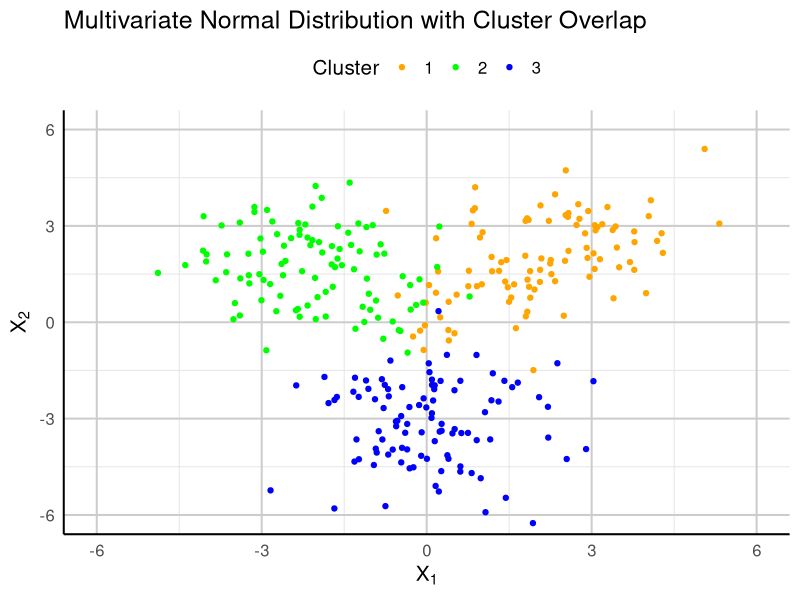
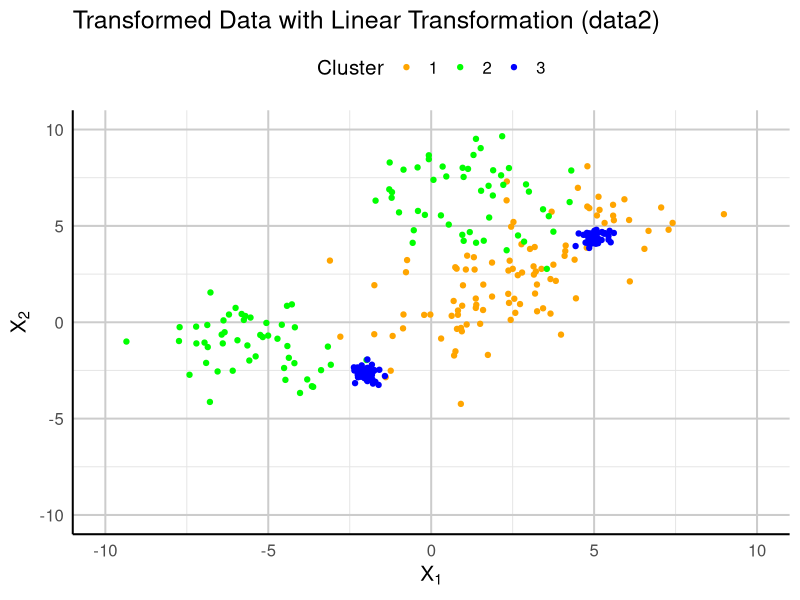
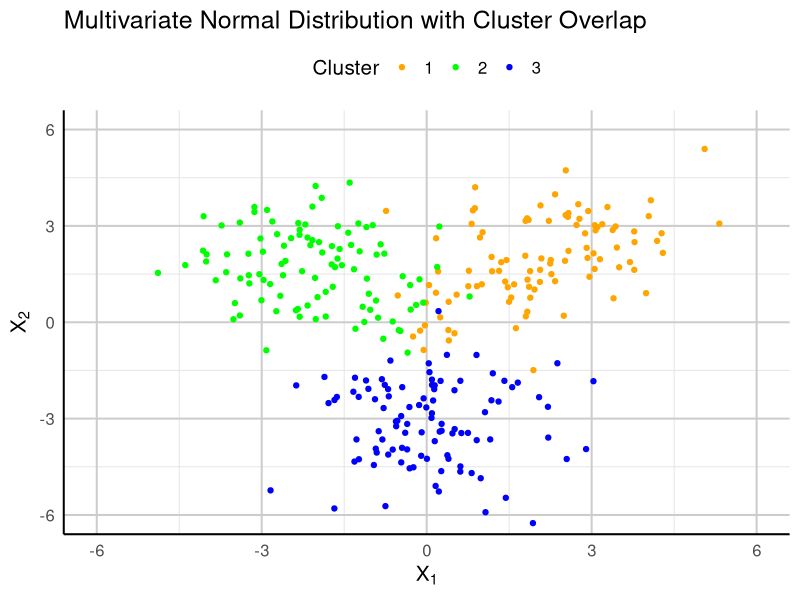
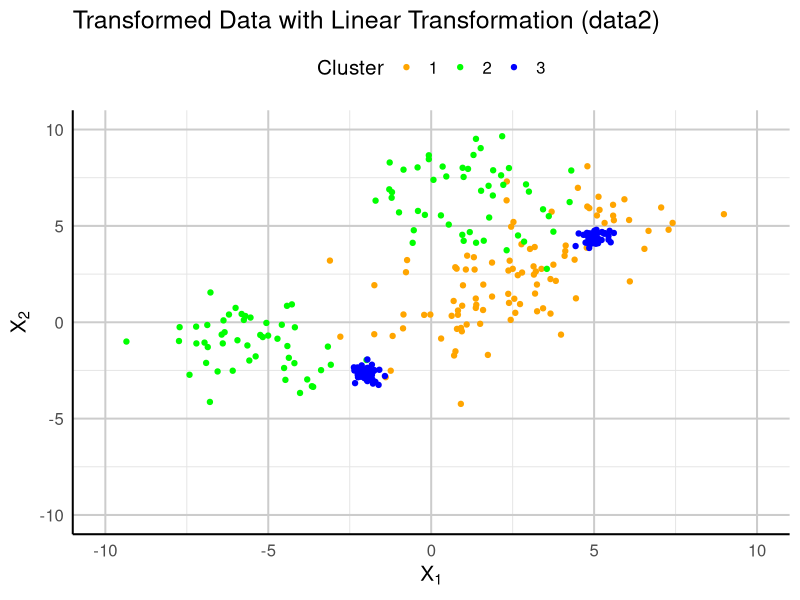

The R source for these figures, in order: (Note: a time limit stopped this script after it produced the figures.)
# 시뮬레이션 결과를 저장할 폴더 이름 설정

base_path = "C:/Users/simulation/results"
simulation_id <- format(Sys.time(), "%H시 %M분 %S초") # 날짜 기반 폴더 이름 생성
save_path <- file.path(base_path, simulation_id)

# 폴더가 없으면 생성
if (!dir.exists(save_path)) {
  dir.create(save_path, recursive = TRUE)
}


# Function
rand.index <- function(true_labels, predicted_labels) {
  if (length(true_labels) != length(predicted_labels)) {
    stop("The length of the two label vectors must be the same.")
  }
  
  contingency_table <- table(true_labels, predicted_labels)
  
  a <- sum(choose(contingency_table, 2))
  b <- sum(choose(rowSums(contingency_table), 2)) - a
  c <- sum(choose(colSums(contingency_table), 2)) - a
  d <- choose(sum(contingency_table), 2) - (a + b + c)
  
  rand_index <- (a + d) / (a + b + c + d)
  return(rand_index)
}

try = function(dat1, dat2, itrN = 500, K=4, k_near=5){
  dat1_cl = kmeans(dat1, K)$cluster
  dat2_cl = kmeans(dat2, K)$cluster
  
  N = nrow(dat1)
  
  # calculate pairwise distance for both datasets
  dat1_dist = as.matrix(dist(dat1))
  dat2_dist = as.matrix(dist(dat2))
  
  # calculate the total distance for an observation  
  tot_dist1 = apply(dat1_dist,2,sum)
  tot_dist2 = apply(dat2_dist,2,sum)
  
  diag(dat1_dist) = NA
  diag(dat2_dist) = NA
  
  # a function that outputs the indices of k_near (number) closest neighbors
  k_near_take = function(x, k_near){
    order(x)[1:k_near]
  }
  
  dat1_near_mat = apply(dat1_dist, 2, k_near_take, k_near)
  dat2_near_mat = apply(dat2_dist, 2, k_near_take, k_near)
  
  rand1 = rep(NA, itrN)
  rand2 = rep(NA, itrN)
  
  # generate itrN number of permutation samples
  for (itr in 1:itrN){
    new_dat1 = dat1
    new_dat2 = dat2
    
    TF_ind = sample(c(T,F), size=N, replace=T)
    
    for (i in 1:N){
      if (TF_ind[i]){
        
        mix_coef1 = dat1_dist[i,dat1_near_mat[,i]]
        mix_coef1 = mix_coef1/sum(mix_coef1)
        mix_coef2 = dat2_dist[i,dat2_near_mat[,i]]
        mix_coef2 = mix_coef2/sum(mix_coef2)
        
        new_dat2_point = apply(mix_coef1*dat2[dat1_near_mat[,i],],2,sum) 
        new_dat1_point = apply(mix_coef2*dat1[dat2_near_mat[,i],],2,sum) 
        
        new_dat1[i,] = new_dat1_point
        new_dat2[i,] = new_dat2_point
        
      } 
    }
    
    new_cl_dat1 = kmeans(new_dat1, K)
    new_cl_dat2 = kmeans(new_dat2, K)
    
    rand1[itr] = rand.index(new_cl_dat1$cluster, dat2_cl)
    rand2[itr] = rand.index(new_cl_dat2$cluster, dat1_cl)
  }
  
  return(list(ri1= rand1, ri2=rand2, rf= rand.index(dat2_cl, dat1_cl)))
}

# Load libraries
library(MASS)
library(ggplot2)
library(progress)

# Setting seed
set.seed(241007)

# Define centroids (mean vectors)
mu1 <- c(2, 2)
mu2 <- c(-2, 2)
mu3 <- c(0, -3)

# Adjusted covariance matrices for more overlap
cov1 <- matrix(c(1.5, 0.6, 0.6, 1.5), nrow = 2)
cov2 <- matrix(c(1.5, -0.4, -0.4, 1.5), nrow = 2)
cov3 <- matrix(c(1.5, 0.3, 0.3, 1.5), nrow = 2)

# Sampling 100 data points ~ MultiNormal dist for each centroid
cluster1 <- mvrnorm(100, mu = mu1, Sigma = cov1)
cluster2 <- mvrnorm(100, mu = mu2, Sigma = cov2)
cluster3 <- mvrnorm(100, mu = mu3, Sigma = cov3)

# Combine the data into a single data frame for ggplot
dat1 <- data.frame(
  X1 = c(cluster1[,1], cluster2[,1], cluster3[,1]),
  X2 = c(cluster1[,2], cluster2[,2], cluster3[,2]),
  Cluster = factor(rep(1:3, each = 100))
)

# Define colors for clusters
cluster_colors <- c("orange", "green", "blue")

# Create the ggplot
p <- ggplot(dat1, aes(x = X1, y = X2, color = Cluster)) +
  geom_point(size = 1.5) +
  scale_color_manual(values = cluster_colors) +
  labs(x = expression(X[1]), y = expression(X[2]), title = "Multivariate Normal Distribution with Cluster Overlap") +
  theme_minimal(base_size = 15) +
  theme(
    panel.grid.major = element_line(color = "grey80", linetype = "solid"),
    panel.grid.minor = element_line(color = "grey90", linetype = "solid"),
    axis.line = element_line(color = "black"),
    legend.position = "top"
  ) +
  coord_cartesian(xlim = c(-6, 6), ylim = c(-6, 6))

# Display plot
p

ggsave(file.path(save_path, "dat1_cluster_plot.png"), plot = p, width = 8, height = 6, dpi = 1000)


# Define linear transformation parameters for each cluster
a1 <- 1.5; b1 <- c(1, -2)
a2 <- 1.3; b2 <- c(-3, 4)
a3 <- 0.2; b3 <- c(5, -2)

# saving value setting
save_path_txt <- file.path(save_path, "simulation_params.txt")

# 파일에 변수 저장
sink(save_path_txt)  # 출력 방향을 텍스트 파일로 설정
cat("mu1:\n"); print(mu1)
cat("\nmu2:\n"); print(mu2)
cat("\nmu3:\n"); print(mu3)
cat("\ncov1:\n"); print(cov1)
cat("\ncov2:\n"); print(cov2)
cat("\ncov3:\n"); print(cov3)
cat("\na1:\n"); print(a1)
cat("\nb1:\n"); print(b1)
cat("\na2:\n"); print(a2)
cat("\nb2:\n"); print(b2)
cat("\na3:\n"); print(a3)
cat("\nb3:\n"); print(b3)
sink()  # 출력 방향을 다시 콘솔로 변경

# Apply linear transformation to each cluster
cluster1_transformed <- a1 * cluster1 + matrix(rep(b1, each = 100), ncol = 2, byrow = TRUE)
cluster2_transformed <- a2 * cluster2 + matrix(rep(b2, each = 100), ncol = 2, byrow = TRUE)
cluster3_transformed <- a3 * cluster3 + matrix(rep(b3, each = 100), ncol = 2, byrow = TRUE)

# Combine transformed data into a new data frame for plotting
dat2 <- data.frame(
  X1 = c(cluster1_transformed[,1], cluster2_transformed[,1], cluster3_transformed[,1]),
  X2 = c(cluster1_transformed[,2], cluster2_transformed[,2], cluster3_transformed[,2]),
  Cluster = factor(rep(1:3, each = 100))
)

# Plot the transformed data
p2 <- ggplot(dat2, aes(x = X1, y = X2, color = Cluster)) +
  geom_point(size = 1.5) +
  scale_color_manual(values = cluster_colors) +
  labs(x = expression(X[1]), y = expression(X[2]), title = "Transformed Data with Linear Transformation (data2)") +
  theme_minimal(base_size = 15) +
  theme(
    panel.grid.major = element_line(color = "grey80", linetype = "solid"),
    panel.grid.minor = element_line(color = "grey90", linetype = "solid"),
    axis.line = element_line(color = "black"),
    legend.position = "top"
  ) +
  coord_cartesian(xlim = c(-10, 10), ylim = c(-10, 10))

# Display plot
p2

ggsave(file.path(save_path, "dat2_transformed_plot.png"), plot = p2, width = 8, height = 6, dpi = 1000)


# Simulation steps continue...

m1 = as.matrix(dat1[, c("X1", "X2")])
m2 = as.matrix(dat2[, c("X1", "X2")])

N <- 100  # Set this to your desired number of iterations

# Initialize a vector to store the results from each run
distribution_results <- numeric(N)

# Create a progress bar
pb <- progress_bar$new(
  format = "  진행중 [:bar] :percent 완료 - 경과시간 :elapsed - 예상완료시간 :eta",
  total = N, clear = FALSE, width = 60
)

# Run the process N times with a progress bar
for (i in 1:N) {
  output <- try(m1, m2, itrN = 1000, K = 3, k_near = 10)
  distribution_results[i] <- mean((output$ri2 + output$ri1) * 0.5 < output$rf)
  
  # Update the progress bar
  if (!pb$finished) {
    pb$tick()
  }
}

# Plot the distribution of the p-value results
hist_plot <- ggplot(data.frame(distribution_results), aes(x = distribution_results)) +
  geom_histogram(bins = 20, fill = "skyblue", color = "black") +
  labs(title = "Distribution of p-value",
       x = "Mean value",
       y = "Frequency") +
  theme_minimal(base_size = 15)

# Save the histogram plot with high DPI
ggsave(file.path(save_path, "p_value_distribution_plot.png"), plot = hist_plot, width = 8, height = 6, dpi = 1000)
